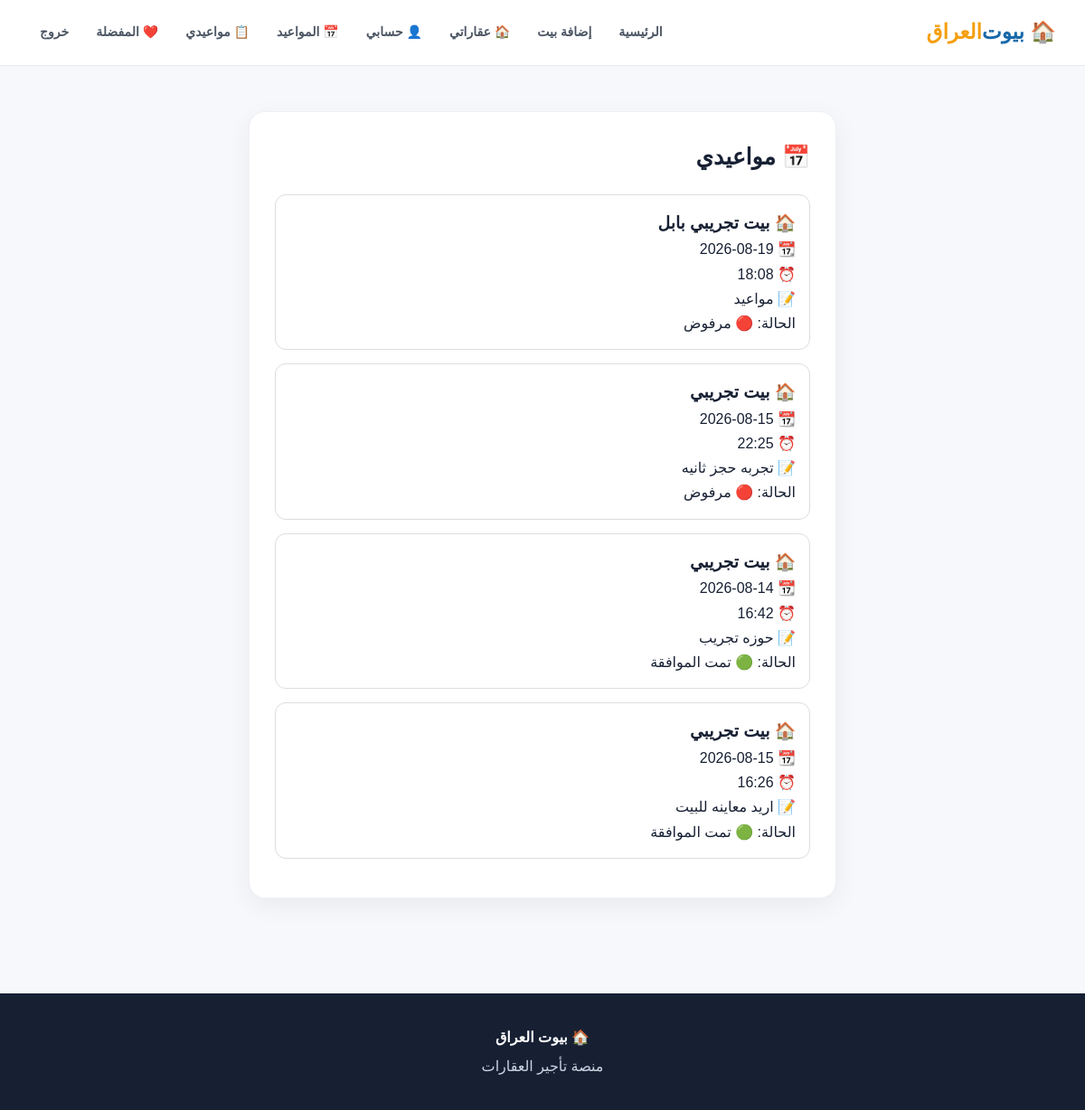
Page /my-appointments (signed in) on the committed database.
### models.py (models this page shows)
class Appointment(db.Model):
    id = db.Column(db.Integer, primary_key=True)
    user_id = db.Column(
        db.Integer,
        db.ForeignKey("user.id"),
        nullable=False
    )
    house_id = db.Column(
        db.Integer,
        db.ForeignKey("house.id"),
        nullable=False
    )
    date = db.Column(
        db.String(20),
        nullable=False
    )
    time = db.Column(
        db.String(20),
        nullable=False
    )
    note = db.Column(
        db.Text
    )
    status = db.Column(
        db.String(20),
        default="pending",
        nullable=False
    )
    user = db.relationship(
        "User",
        backref="appointments"
    )
    house = db.relationship(
        "House",
        backref="appointments"
    )

class House(db.Model):
    id = db.Column(db.Integer, primary_key=True)
    title = db.Column(
        db.String(200),
        nullable=False
    )
    governorate = db.Column(
        db.String(100)
    )
    location = db.Column(
        db.String(200),
        nullable=False
    )
    price = db.Column(
        db.Integer,
        nullable=False
    )
    description = db.Column(
        db.Text
    )
    image1 = db.Column(
        db.String(500)
    )
    image2 = db.Column(
        db.String(500)
    )
    image3 = db.Column(
        db.String(500)
    )
    video = db.Column(
        db.String(500)
    )
    owner_id = db.Column(
        db.Integer,
        db.ForeignKey("user.id")
    )
    is_active = db.Column(
    db.Boolean,
    default=True,
    nullable=False
    )
    status = db.Column(
        db.String(20),
        default="available",
        nullable=False
    )
    owner = db.relationship(
        "User",
        backref="houses"
    )

### app.py (the view)
@app.route("/my-appointments")
def my_appointments():
    if not session.get("user_id"):
        return redirect("/login")
    appointments = Appointment.query.filter_by(
        user_id=session["user_id"]
    ).order_by(
        Appointment.id.desc()
    ).all()
    return render_template(
        "my_appointments.html",
        appointments=appointments
    )

### app.py (called while the page is built)
@app.context_processor
def pending_appointments_count():
    count = 0
    if session.get("user_id"):
        count = Appointment.query.join(House).filter(
            House.owner_id == session["user_id"],
            Appointment.status == "pending"
        ).count()
    return dict(pending_count=count)

### templates/my_appointments.html (shortened to what this page needs)
{% extends "base.html" %}
{% block content %}
<div class="form-card">
    <h1>📅 مواعيدي</h1>
    {% if appointments %}
        {% for appointment in appointments %}
        <div style="
            border:1px solid #ddd;
            border-radius:12px;
            padding:15px;
            margin-bottom:15px;
        ">
            <h3>
                🏠 {{ appointment.house.title }}
            </h3>
            <p>
                📆 {{ appointment.date }}
            </p>
            <p>
                ⏰ {{ appointment.time }}
            </p>
            <p>
                📝 {{ appointment.note or 'لا توجد ملاحظات' }}
            </p>
            <p>
                الحالة:
                {% if appointment.status == "pending" %}
                    🟡 قيد الانتظار
                {% elif appointment.status == "approved" %}
                    🟢 تمت الموافقة
                {% elif appointment.status == "rejected" %}
                    🔴 مرفوض
                {% else %}
                    {{ appointment.status }}
                {% endif %}
            </p>
        </div>
        {% endfor %}
    {% else %}
        <p>لا توجد مواعيد.</p>
    {% endif %}
</div>
{% endblock %}

### templates/base.html (shortened to what this page needs)
<!DOCTYPE html>
<html lang="ar" dir="rtl">
<head>
</head>
<body>
    <nav class="navbar">
        <div class="nav-container">
            <a href="/" class="logo">
                🏠 بيوت<span>العراق</span>
            </a>
            <div class="nav-links">
                <a href="/">
                    الرئيسية
                </a>
                {% if session.get("user_id") %}
                    <a href="/add-house">
                        إضافة بيت
                    </a>
                    <a href="/my-houses">
                        🏠 عقاراتي
                    </a>
                    <a href="/account">
                        👤 حسابي
                    </a>
                    <a href="/appointments">
                         📅 المواعيد
                     </a>
                    <a href="/my-appointments">
                         📋 مواعيدي
                    </a>
                     <a href="/favorites">
                          ❤️ المفضلة
                     </a>
                    <a href="/logout">
                        خروج
                    </a>
                {% endif %}
            </div>
        </div>
    </nav>
    <main class="container">
        {% block content %}
        {% endblock %}
    </main>
    <footer>
        <p>
            🏠 بيوت العراق
        </p>
        <p>
            منصة تأجير العقارات
        </p>
    </footer>
</body>
</html>

### templates/base.html (style rules this page uses)
* { box-sizing: border-box; margin: 0; padding: 0; }
html { scroll-behavior: smooth; }
body { font-family: Tahoma, Arial, sans-serif; background: #f6f8fb; color: #172033; line-height: 1.7; }
a { text-decoration: none; color: inherit; }
.navbar { position: sticky; top: 0; z-index: 1000; background: rgba(255,255,255,.96); border-bottom: 1px solid #e7ebf0; backdrop-filter: blur(12px); }
.nav-container { width: 100%; max-width: 1180px; margin: auto; min-height: 72px; padding: 12px 22px; display: flex; align-items: center; justify-content: space-between; gap: 24px; }
.logo { display: inline-flex; align-items: center; white-space: nowrap; font-size: 23px; font-weight: 800; color: #1769aa; }
.logo span { color: #f59e0b; }
.nav-links { display: flex; align-items: center; gap: 6px; flex-wrap: wrap; }
.nav-links a { display: inline-flex; align-items: center; justify-content: center; padding: 9px 12px; border-radius: 9px; color: #4b5563; font-size: 14px; font-weight: 600; transition: background .2s, color .2s; }
.container { width: 100%; max-width: 1180px; margin: auto; padding: 30px 22px; }
.form-card { width: 100%; max-width: 650px; margin: 20px auto; background: white; padding: 28px; border-radius: 18px; border: 1px solid #edf0f4; box-shadow: 0 8px 28px rgba(15,23,42,.06); }
.form-card h1 { margin-bottom: 20px; font-size: 25px; }
footer { margin-top: 55px; padding: 35px 20px; text-align: center; background: #172033; color: #cbd5e1; }
footer p:first-child { color: white; font-weight: 800; margin-bottom: 5px; }

### rows in the picture
Appointment: house "بيت تجريبي بابل", date "2026-08-19", time "18:08", note "مواعيد", status "🔴 مرفوض"
Appointment: house "بيت تجريبي", date "2026-08-15", time "22:25", note "تجربه حجز ثانيه", status "🔴 مرفوض"
Appointment: house "بيت تجريبي", date "2026-08-14", time "16:42", note "حوزه تجريب", status "🟢 تمت الموافقة"
Appointment: house "بيت تجريبي", date "2026-08-15", time "16:26", note "اريد معاينه للبيت", status "🟢 تمت الموافقة"
